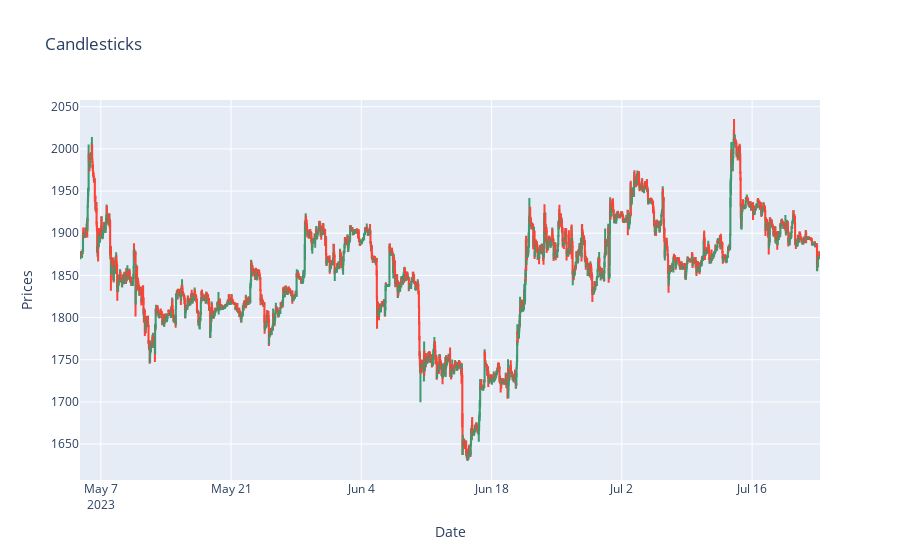

Write notebook code for a chart like this one.
### Code cell
# Сandlestick chart
fig = go.Figure(data=[go.Candlestick(x=result_df['Date'],
                open=result_df['Open'],
                high=result_df['High'],
                low=result_df['Low'],
                close=result_df['Close'], name= 'bar'),])
fig.update_layout(xaxis_rangeslider_visible=False,
                  title="Candlesticks",
                  xaxis_title="Date",
                  yaxis_title="Prices")
fig.show()

### Figure 1 — Plotly figure (JSON) as saved in the notebook; plotly's stock layout.template omitted (floating-point values rounded to 4 significant figures; data arrays with more than 128 entries replaced by an {"elided": "..."} marker saying what was removed)
{"data": [{"close": {"elided": "3818 float values"}, "high": {"elided": "3818 float values"}, "low": {"elided": "3818 float values"}, "name": "bar", "open": {"elided": "3818 float values"}, "x": {"elided": "3818 str values"}, "type": "candlestick"}], "layout": {"xaxis": {"rangeslider": {"visible": false}, "title": {"text": "Date"}}, "title": {"text": "Candlesticks"}, "yaxis": {"title": {"text": "Prices"}}}}
